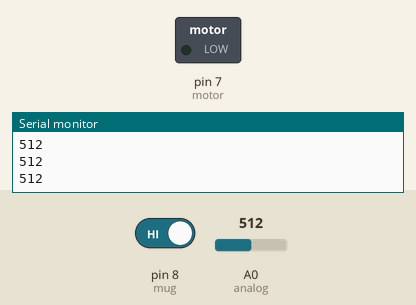
Simulated run of this sketch. Board: Arduino Uno, built with avr-gcc and run on an emulated ATmega328P. On the bench: switched loads named in the sketch (green lamp = pin HIGH), the last lines printed to the serial monitor. The test bench sets the inputs (shaded band); at power-on: pin 8 (mug) HIGH, A0 (analog) = 512.

Above: at 1.5 s.
1.6 s: pin 8 (mug) driven LOW
At 3.0 s:
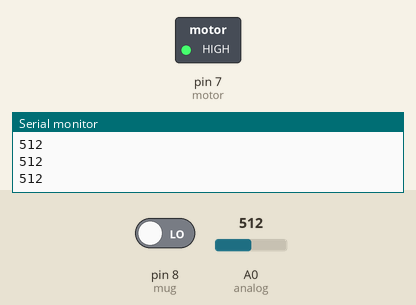
3.6 s: pin 8 (mug) driven HIGH
At 4.6 s:
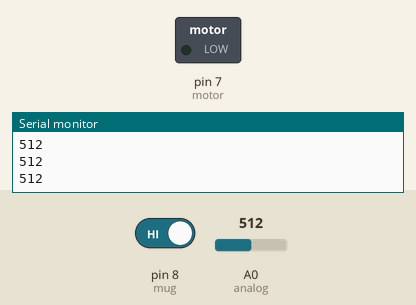
Timing chart, 0 to 6.6 s (numbered marks = the images above; inputs shaded):
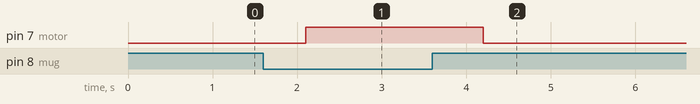

Measured:
- after the input at 1.6 s, pin 7 (motor): LOW → HIGH after 0.50 s
- after the input at 3.6 s, pin 7 (motor): HIGH → LOW after 0.60 s

The sketch:

code-of-the-project.ino
```cpp
// C++ code
//
int motor = 7;
int analog = A0;
int mug = 8;
int readAnalog;
int read;
void setup() {
  // // put your setup code here, to run once:
  pinMode(motor, OUTPUT);
  pinMode(analog, INPUT);
  pinMode(mug, INPUT);
  Serial.begin(9600);
}

void loop() {
readAnalog = analogRead(analog);
read = digitalRead(mug);
Serial.println(readAnalog); // for knowing specific ranges
  if (digitalRead(motor) == LOW && readAnalog <870 && read == 0) {
    digitalWrite(motor, HIGH);// if motor is not forking and two sensors read an object, turn on the motor
  }
  if (digitalRead(motor) == HIGH && readAnalog >871 || read == 1) {
    digitalWrite(motor, LOW); // if motor is working while there is no object decected by the sensor, turn the motot off
  }
  delay(700); // analize in every 0.7 second
}
```
